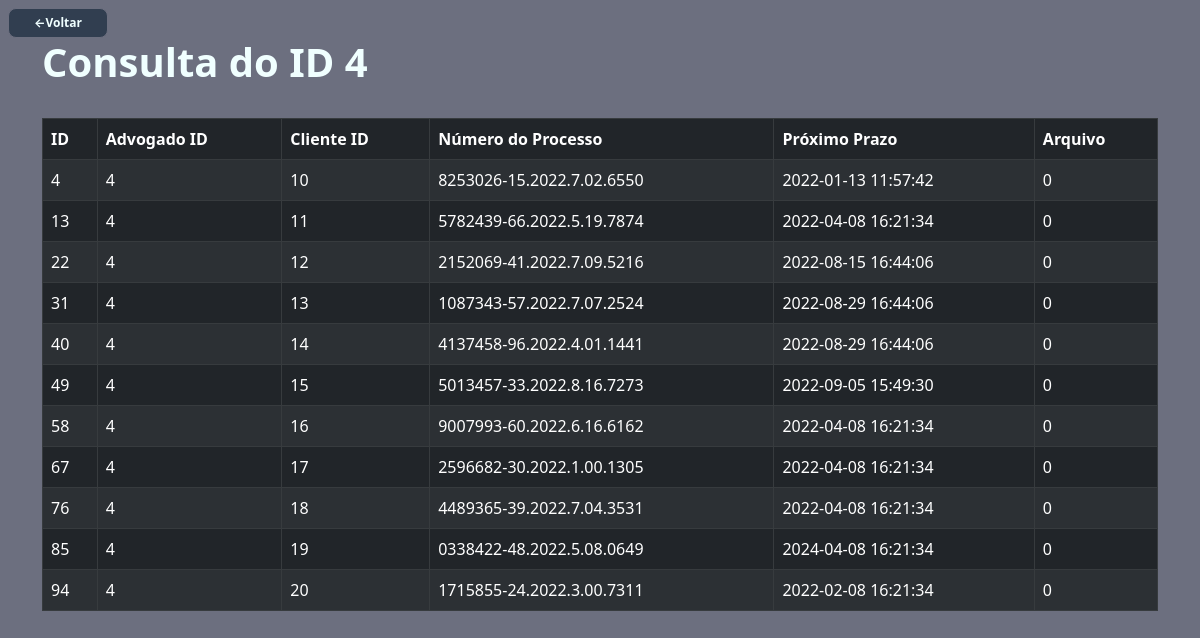
Page /tabela.php?userInput=4 on the committed database.
### tables this page shows
CREATE TABLE IF NOT EXISTS processos (
	id INT PRIMARY KEY AUTO_INCREMENT,
	advogado_id INT NOT NULL REFERENCES pessoas(id),
	cliente_id INT NOT NULL REFERENCES pessoas (id),
	numero_processo VARCHAR(35) NOT NULL,
	proximo_prazo DATETIME NOT NULL,
	arquivo BOOLEAN NOT NULL
);

### tabela.php (the view, shortened to what this page needs)
<?php
$userInput = $_GET['userInput'];
?>
<!DOCTYPE html>
<html lang="pt-BR">
<head>
    <link href="https://cdn.jsdelivr.net/npm/bootstrap@5.2.0/dist/css/bootstrap.min.css" rel="stylesheet">
    <link href="style_tabela.css" rel="stylesheet" />
</head>
<body>
    <form action="index.php">
        <button id='voltar'>←Voltar</button>
    </form>
    <div class=container>
        <h1>Consulta do ID <?php echo $userInput;?></h1>
        <br>
        <table class='table table-dark table-striped table-bordered table-hover'>
            <thead>
                <tr>
                    <th>ID</th>
                    <th>Advogado ID</th>
                    <th>Cliente ID</th>
                    <th>Número do Processo</th>
                    <th>Próximo Prazo</th>
                    <th>Arquivo</th>
                </tr>
            </thead>
            <tbody>
                <?php
                $servername = "localhost";
                $username = "root";
                $password = "";
                $database = "escritorio";
                $connection = new mysqli($servername, $username, $password, $database);
                $sql = "SELECT * FROM processos WHERE processos.advogado_id ='$userInput';";
                $result = $connection -> query($sql);
                while($row = $result->fetch_assoc()) {
                    echo "<tr>
                        <td>" . $row["id"] . "</td>
                        <td>" . $row["advogado_id"] . "</td>
                        <td>" . $row["cliente_id"] . "</td>
                        <td>" . $row["numero_processo"] . "</td>
                        <td>" . $row["proximo_prazo"] . "</td>
                        <td>" . $row["arquivo"] . "</td>
                    </tr>";
                };
                ?>
            </tbody>
        </table>
    </div>
</body>
</html>

### style_tabela.css (style rules this page uses)
body { margin: 8px; background-color: #6c6f7f; }
#voltar { border: 1px solid #6c6f7f; border-radius: 8px; background-color: #313E50; height: 30px; width: 100px; font-weight: bold; font-size: 12px; color: azure; }
h1 { color: azure; font-weight: bold; font-family: system-ui, -apple-system, BlinkMacSystemFont, 'Segoe UI', Roboto, Oxygen, Ubuntu, Cantarell, 'Open Sans', 'Helvetica Neue', sans-serif; }

### rows in the picture
processos: id "4", advogado "4", cliente "10", numero_processo "8253026-15.2022.7.02.6550", proximo_prazo "2022-01-13 11:57:42", arquivo "0"
processos: id "13", advogado "4", cliente "11", numero_processo "5782439-66.2022.5.19.7874", proximo_prazo "2022-04-08 16:21:34", arquivo "0"
processos: id "22", advogado "4", cliente "12", numero_processo "2152069-41.2022.7.09.5216", proximo_prazo "2022-08-15 16:44:06", arquivo "0"
processos: id "31", advogado "4", cliente "13", numero_processo "1087343-57.2022.7.07.2524", proximo_prazo "2022-08-29 16:44:06", arquivo "0"
processos: id "40", advogado "4", cliente "14", numero_processo "4137458-96.2022.4.01.1441", proximo_prazo "2022-08-29 16:44:06", arquivo "0"
processos: id "49", advogado "4", cliente "15", numero_processo "5013457-33.2022.8.16.7273", proximo_prazo "2022-09-05 15:49:30", arquivo "0"
processos: id "58", advogado "4", cliente "16", numero_processo "9007993-60.2022.6.16.6162", proximo_prazo "2022-04-08 16:21:34", arquivo "0"
processos: id "67", advogado "4", cliente "17", numero_processo "2596682-30.2022.1.00.1305", proximo_prazo "2022-04-08 16:21:34", arquivo "0"
processos: id "76", advogado "4", cliente "18", numero_processo "4489365-39.2022.7.04.3531", proximo_prazo "2022-04-08 16:21:34", arquivo "0"
processos: id "85", advogado "4", cliente "19", numero_processo "0338422-48.2022.5.08.0649", proximo_prazo "2024-04-08 16:21:34", arquivo "0"
processos: id "94", advogado "4", cliente "20", numero_processo "1715855-24.2022.3.00.7311", proximo_prazo "2022-02-08 16:21:34", arquivo "0"

### other values in the picture
$userInput "4"
